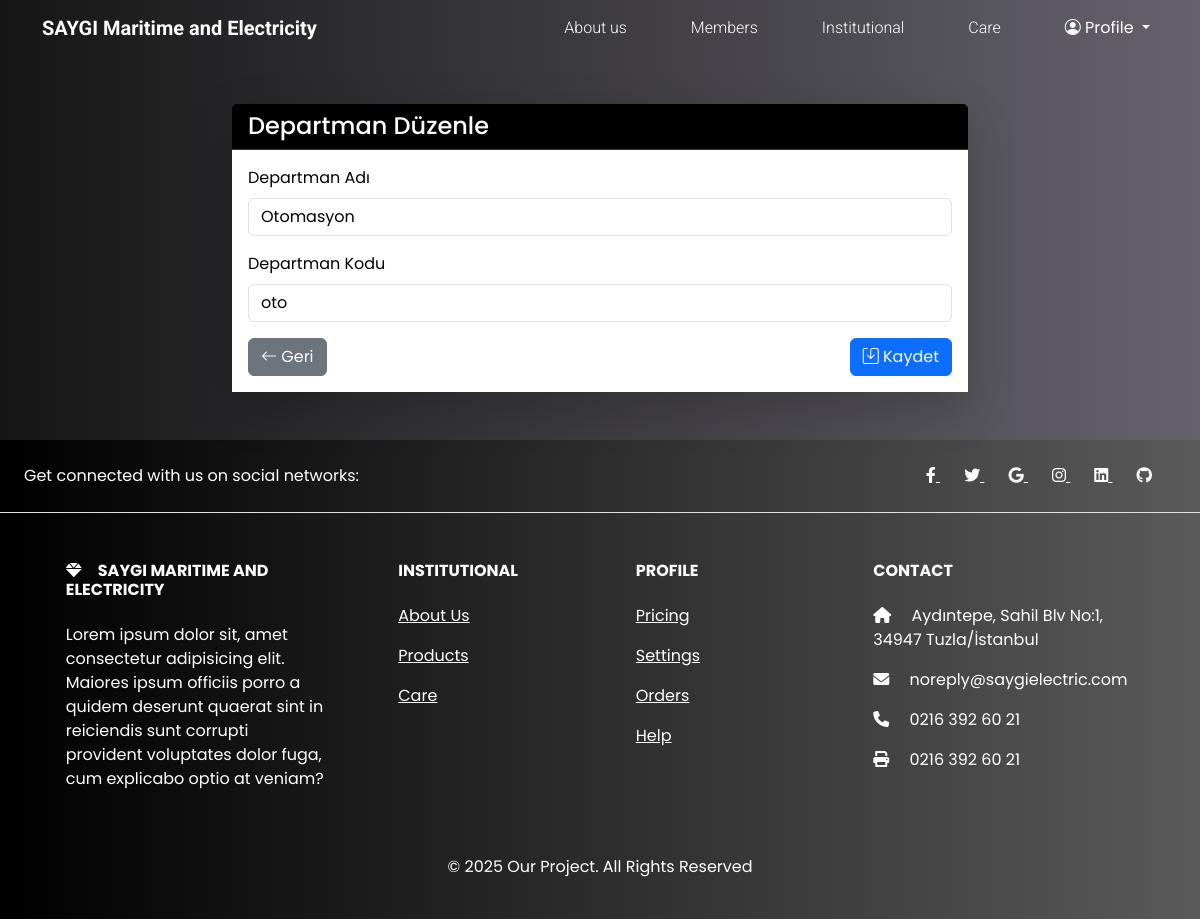
/departments/2/edit/ (signed in), run on an earlier commit of the app's database.
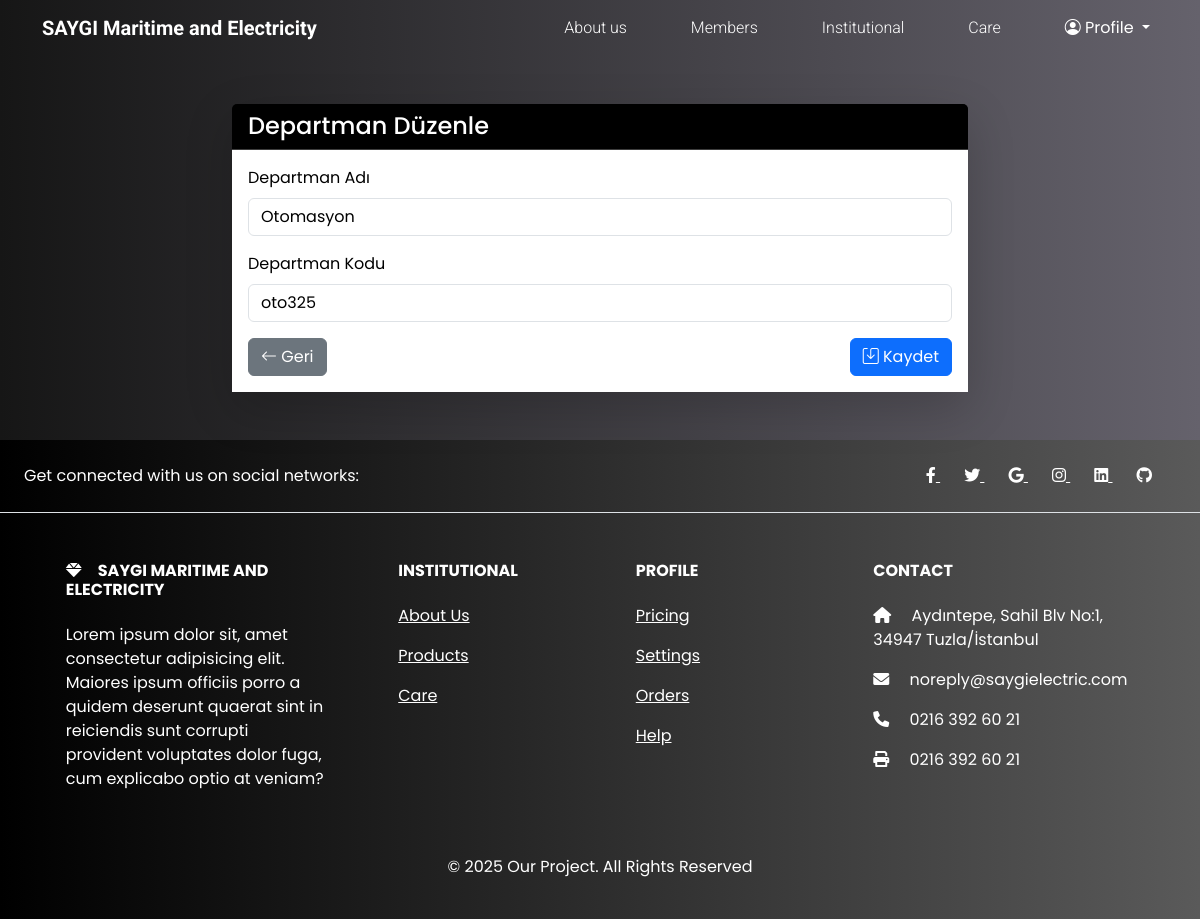
And on a later commit of the database.
### jobs/models.py (models this page shows, shortened)
class Department(models.Model):
    name = models.CharField(_("Departman Adı"), max_length=50, unique=True)
    code = models.CharField(_("Departman Kodu"), max_length=20, unique=True)
    created_at = models.DateTimeField(auto_now_add=True)
    updated_at = models.DateTimeField(auto_now=True)
    class Meta:
        verbose_name = _("Departman")
        verbose_name_plural = _("Departmanlar")
        ordering = ["name"]

### jobs/views.py (the view)
# urls.py: path("departments/<int:id>/edit/", views.department_edit, name="department_edit"),
@user_passes_test(is_superuser)
def department_edit(request, id):
    try:
        department = Department.objects.get(id=id)
    except Department.DoesNotExist:
        raise Http404("Departman bulunamadı.")
    if request.method == "POST":
        form = DepartmentForm(request.POST, instance=department)
        if form.is_valid():
            try:
                old_name = department.name
                department = form.save()
                group = Group.objects.filter(name=old_name).first()
                if group:
                    group.name = department.name
                    group.save()
                messages.success(request, "Departman başarıyla güncellendi.")
                return redirect("department_list")
            except Exception as e:
                messages.error(
                    request, f"Departman güncellenirken bir hata oluştu: {str(e)}"
                )
        else:
            messages.error(request, "Form geçersiz. Lütfen tüm alanları kontrol edin.")
    else:
        form = DepartmentForm(instance=department)
    return render(
        request, "departments/edit.html", {"form": form, "department": department}
    )

### jobs/forms.py
class DepartmentForm(forms.ModelForm):
    class Meta:
        model = Department
        fields = ["name", "code"]
        widgets = {
            "name": forms.TextInput(attrs={"class": "form-control"}),
            "code": forms.TextInput(attrs={"class": "form-control"}),
        }

### jobs/views.py (called while the page is built)
def is_superuser(user):
    return user.is_superuser

### jobs/templates/departments/edit.html (shortened to what this page needs)
{% extends "base.html" %}
{% load i18n %}
{% load static %}
{% block content %}
    <div class="container my-5">
        <div class="row">
            <div class="col-md-8 mx-auto">
                <div class="card border-0 shadow-lg">
                    <div class="card-header bg-black text-white">
                        <h4 class="mb-0">{% trans "Departman Düzenle" %}</h4>
                    </div>
                    <div class="card-body bg-white">
                        <form method="post">
                            <div class="mb-3">
                                <label for="{{ form.name.id_for_label }}" class="form-label text-black">{% trans "Departman Adı" %}</label>
                                {{ form.name }}
                            </div>
                            <div class="mb-3">
                                <label for="{{ form.code.id_for_label }}" class="form-label text-black">{% trans "Departman Kodu" %}</label>
                                {{ form.code }}
                            </div>
                            <div class="d-flex justify-content-between">
                                <a href="{% url 'department_list' %}" class="btn btn-secondary">
                                    <i class="bi bi-arrow-left"></i> {% trans "Geri" %}
                                </a>
                                <button type="submit" class="btn btn-primary">
                                    <i class="bi bi-save"></i> {% trans "Kaydet" %}
                                </button>
                            </div>
                        </form>
                    </div>
                </div>
            </div>
        </div>
    </div>
{% endblock content %}

What changed in the data, as far as the page shows it:
changed Department "Otomasyon": code "oto" → "oto325"
